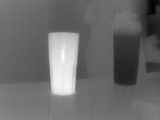
#> input picture example.jpg, 160 x 120 px
$ python example.py
#> lines starting #> are read from the running program, lines starting #| are printed output that depends on the picture
#> in main, img is the input picture: shape (120, 160); min 0, max 255, mean 106.1
### phasefeatures.py
import numpy as np
import cv2

# References:
#
#     Peter Kovesi, "Image Features From Phase Congruency". Videre: A
#     Journal of Computer Vision Research. MIT Press. Volume 1, Number 3,
#     Summer 1999 http://mitpress.mit.edu/e-journals/Videre/001/v13.html
#
#     Peter Kovesi, "Phase Congruency Detects Corners and
#     Edges". Proceedings DICTA 2003, Sydney Dec 10-12

# Copyright (c) 1996-2017 Peter Kovesi
# Centre for Exploration Targeting
# The University of Western Australia
# peter.kovesi at uwa edu au
#
# Permission is hereby granted, free of charge, to any person obtaining a copy
# of this software and associated documentation files (the "Software"), to deal
# in the Software without restriction, subject to the following conditions:
#
# The above copyright notice and this permission notice shall be included in
# all copies or substantial portions of the Software.
#
# The Software is provided "as is", without warranty of any kind.


# based on phasecong3.m by Peter Kovesi
def phasecong3(input_img, nscales=3, norient=6, minWaveLength=3, mult=2.1, sigmaOnF=0.55, k=2.0, cutOff=0.5, g=10, noiseMethod=-1):

    # nscales          4    - Number of wavelet scales, try values 3-6.
    #                         should be odd (choose 3 to match wavelet features used for correlation experiments)
    # norient          6    - Number of filter orientations.
    # minWaveLength    3    - Wavelength of smallest scale filter.
    # mult             2.1  - Scaling factor between successive filters.
    # sigmaOnF         0.55 - Ratio of the standard deviation of the Gaussian
    #                         describing the log Gabor filter's transfer function
    #                         in the frequency domain to the filter center frequency.
    # k                2.0  - No of standard deviations of the noise energy beyond
    #                         the mean at which we set the noise threshold point.
    #                         You may want to vary this up to a value of 10 or
    #                         20 for noisy images
    # cutOff           0.5  - The fractional measure of frequency spread
    #                         below which phase congruency values get penalized.
    # g                10   - Controls the sharpness of the transition in
    #                         the sigmoid function used to weight phase
    #                         congruency for frequency spread.
    # noiseMethod      -1   - Parameter specifies method used to determine
    #                         noise statistics.
    #                           -1 use median of smallest scale filter responses
    #                           -2 use mode of smallest scale filter responses
    #                           0+ use noiseMethod value as the fixed noise threshold
    #                              to save recomputing it.

#> called with nscales = 3, norient = 6, minWaveLength = 3, mult = 2.1, sigmaOnF = 0.55, k = 2, cutOff = 0.5, g = 10
    epsilon = .0001 # Used to prevent division by zero.

    # [15 lines of commented-out code are left out]

    f_cv = cv2.dft(np.float32(input_img),flags=cv2.DFT_COMPLEX_OUTPUT)

    #------------------------------
    # Initialise variables
    nrows, ncols = input_img.shape
#> nrows = 120; ncols = 160
    zero = np.zeros((nrows,ncols))
    EO = np.zeros((nrows,ncols,nscales,norient),dtype=complex)
    PC = np.zeros((nrows,ncols,norient))
    covx2 = np.zeros((nrows,ncols))
    covy2 = np.zeros((nrows,ncols))
    covxy = np.zeros((nrows,ncols))
    EnergyV = np.zeros((nrows,ncols,3))
    pcSum = np.zeros((nrows,ncols))

    # Matrix of radii
    cy = int(np.floor(nrows/2))
#> cy = 60
    cx = int(np.floor(ncols/2))
#> cx = 80
    y, x = np.mgrid[0:nrows, 0:ncols]
    y = (y-cy)/nrows
    x = (x-cx)/ncols

    radius = np.sqrt(x**2 + y**2)
    radius[cy, cx] = 1 # set center of radius to 1

    # Matrix values contain polar angle.
    # (note -ve y is used to give +ve anti-clockwise angles)
    theta = np.arctan2(-y, x)
    sintheta = np.sin(theta)
    costheta = np.cos(theta)

    # Initialise set of annular bandpass filters
    annular_bandpass_filters = np.empty((nrows,ncols,nscales))

    # [15 lines of commented-out code are left out]
    """ From http://www.peterkovesi.com/matlabfns/PhaseCongruency/Docs/convexpl.html
        The filter bandwidth is set by specifying the ratio of the standard deviation
        of the Gaussian describing the log Gabor filter's transfer function in the
        log-frequency domain to the filter center frequency. This is set by the parameter
        sigmaOnF . The smaller sigmaOnF is the larger the bandwidth of the filter.
        I have not worked out an expression relating sigmaOnF to bandwidth, but
        empirically a sigmaOnF value of 0.75 will result in a filter with a bandwidth
        of approximately 1 octave and a value of 0.55 will result in a bandwidth of
        roughly 2 octaves.
    """
    # sigmaOnF = 0.74  # approximately 1 octave
    # sigmaOnF = 0.55  # approximately 2 octaves
    """ From Wilson, Loffler and Wilkinson (2002 Vision Research):
        The bandpass filtering alluded to above was used because of ubiquitous evidence
        that face discrimination is optimal within a 2.0 octave (at half amplitude)
        bandwidth centered upon 8–13 cycles per face width (Costen et al., 1996;
        Fiorentini et al., 1983; Gold et al., 1999; Hayes et al., 1986; Näsänen, 1999).
        We therefore chose a radially symmetric filter with a peak frequency of 10.0
        cycles per mean face width and a 2.0 octave bandwidth described by a difference
        of Gaussians (DOG)
    """
    # Lowpass filter to remove high frequency 'garbage'
    filterorder = 15  # filter 'sharpness'
    cutoff = .45
    normradius = radius / (abs(x).max()*2)
    # Note: lowpassbutterworth is currently DC centered.
    lowpassbutterworth = 1.0 / (1.0 + (normradius / cutoff)**(2*filterorder))

    for s in np.arange(nscales):
        wavelength = minWaveLength*mult**s
        fo = 1.0/wavelength                     # Centre frequency of filter.
        logGabor = np.exp((-(np.log(radius/fo))**2) / (2 * np.log(sigmaOnF)**2))
        annular_bandpass_filters[:,:,s] = logGabor*lowpassbutterworth  # Apply low-pass filter
        annular_bandpass_filters[cy,cx,s] = 0   # Set the value at the 0 frequency point of the filter
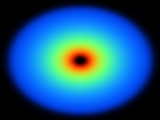
#> annular_bandpass_filters: shape (120, 160, 3) float64; mean of channels 0, 1, 2 0.523, 0.343, 0.106; drawn as B, G, R
                                                # back to zero (undo the radius fudge).

    # main loop
    # filterOrient = np.arange(start=0, stop=np.pi - np.pi / norient, step = np.pi / norient)
    for o in np.arange(norient):
        # Construct the angular filter spread function
        # angl = filterOrient[o]
        angl = o*np.pi/norient # Filter angle, simpler way of calculating

        # For each point in the filter matrix calculate the angular distance from
        # the specified filter orientation. To overcome the angular wrap-around
        # problem sine difference and cosine difference values are first computed
        # and then the atan2 function is used to determine angular distance.
        ds = sintheta * np.cos(angl) - costheta * np.sin(angl)      # Difference in sine.
        dc = costheta * np.cos(angl) + sintheta * np.sin(angl)      # Difference in cosine.
        dtheta = np.abs(np.arctan2(ds,dc))                              # Absolute angular distance.

        # Scale theta so that cosine spread function has the right wavelength
        # and clamp to pi
        np.minimum(dtheta*norient/2, np.pi, out=dtheta)

        # The spread function is cos(dtheta) between -pi and pi.  We add 1,
        # and then divide by 2 so that the value ranges 0-1
        spread = (np.cos(dtheta)+1)/2

        sumE_ThisOrient   = np.zeros((nrows,ncols))  # Initialize accumulator matrices.
        sumO_ThisOrient   = np.zeros((nrows,ncols))
        sumAn_ThisOrient  = np.zeros((nrows,ncols))
        energy            = np.zeros((nrows,ncols))

        maxAn = []
        for s in np.arange(nscales):
            filter = annular_bandpass_filters[:,:,s] * spread # Multiply radial and angular
                                                              # components to get the filter.

            criticalfiltershift = np.fft.ifftshift(filter)
            criticalfiltershift_cv = np.empty((nrows, ncols, 2))
            for ip in range(2):
                criticalfiltershift_cv[:,:,ip] = criticalfiltershift

            # Convolve image with even and odd filters returning the result in EO
            MatrixEO = cv2.idft(criticalfiltershift_cv * f_cv)
            EO[:,:,s,o] = MatrixEO[:,:,1] + 1j*MatrixEO[:,:,0]

            An = cv2.magnitude(MatrixEO[:,:,0], MatrixEO[:,:,1]) # Amplitude of even & odd filter response.

            sumAn_ThisOrient = sumAn_ThisOrient + An            # Sum of amplitude responses.
            sumE_ThisOrient = sumE_ThisOrient + MatrixEO[:,:,1] # Sum of even filter convolution results.
            sumO_ThisOrient = sumO_ThisOrient + MatrixEO[:,:,0] # Sum of odd filter convolution results.

            # At the smallest scale estimate noise characteristics from the
            # distribution of the filter amplitude responses stored in sumAn.
            # tau is the Rayleigh parameter that is used to describe the
            # distribution.
            if s == 0:
                # if noiseMethod == -1:     # Use median to estimate noise statistics
                tau = np.median(sumAn_ThisOrient) / np.sqrt(np.log(4))
                # elif noiseMethod == -2: # Use mode to estimate noise statistics
                #    tau = rayleigh_mode(sumAn_ThisOrient)
                maxAn = An
            else:
                # Record maximum amplitude of components across scales.  This is needed
                # to determine the frequency spread weighting.
                np.maximum(maxAn,An,out=maxAn)
        # complete scale loop

        # next section within mother (orientation) loop
        # Accumulate total 3D energy vector data, this will be used to
        # determine overall feature orientation and feature phase/type
        EnergyV[:,:,0] = EnergyV[:,:,0] + sumE_ThisOrient
        EnergyV[:,:,1] = EnergyV[:,:,1] + np.cos(angl)*sumO_ThisOrient
        EnergyV[:,:,2] = EnergyV[:,:,2] + np.sin(angl)*sumO_ThisOrient

        # Get weighted mean filter response vector, this gives the weighted mean
        # phase angle.
        XEnergy = np.sqrt(sumE_ThisOrient**2 + sumO_ThisOrient**2) + epsilon
        MeanE = sumE_ThisOrient / XEnergy
        MeanO = sumO_ThisOrient / XEnergy

        # Now calculate An(cos(phase_deviation) - | sin(phase_deviation)) | by
        # using dot and cross products between the weighted mean filter response
        # vector and the individual filter response vectors at each scale.  This
        # quantity is phase congruency multiplied by An, which we call energy.

        for s in np.arange(nscales):
            # Extract even and odd convolution results.
            E = EO[:,:,s,o].real
            O = EO[:,:,s,o].imag

            energy= energy+ E*MeanE + O*MeanO - np.abs(E*MeanO - O*MeanE)

        ## Automatically determine noise threshold
        #
        # Assuming the noise is Gaussian the response of the filters to noise will
        # form Rayleigh distribution.  We use the filter responses at the smallest
        # scale as a guide to the underlying noise level because the smallest scale
        # filters spend most of their time responding to noise, and only
        # occasionally responding to features. Either the median, or the mode, of
        # the distribution of filter responses can be used as a robust statistic to
        # estimate the distribution mean and standard deviation as these are related
        # to the median or mode by fixed constants.  The response of the larger
        # scale filters to noise can then be estimated from the smallest scale
        # filter response according to their relative bandwidths.
        #
        # This code assumes that the expected reponse to noise on the phase congruency
        # calculation is simply the sum of the expected noise responses of each of
        # the filters.  This is a simplistic overestimate, however these two
        # quantities should be related by some constant that will depend on the
        # filter bank being used.  Appropriate tuning of the parameter 'k' will
        # allow you to produce the desired output.

        noise_threshold = noiseMethod   # use supplied noiseMethod value as the threshold
        if noiseMethod < 0:
            # Estimate the effect of noise on the sum of the filter responses as
            # the sum of estimated individual responses (this is a simplistic
            # overestimate). As the estimated noise response at succesive scales
            # is scaled inversely proportional to bandwidth we have a simple
            # geometric sum.
            totalTau = tau * (1 - (1/mult)**nscales)/(1-(1/mult))

            # Calculate mean and std dev from tau using fixed relationship
            # between these parameters and tau. See
            # http://mathworld.wolfram.com/RayleighDistribution.html
            EstNoiseEnergyMean = totalTau*np.sqrt(np.pi/2)        # Expected mean and std
            EstNoiseEnergySigma = totalTau*np.sqrt((4-np.pi)/2)   # values of noise energy
            noise_threshold =  EstNoiseEnergyMean + k*EstNoiseEnergySigma # Noise threshold

        # Apply noise threshold,  this is effectively wavelet denoising via
        # soft thresholding.
        np.maximum(energy - noise_threshold, 0, out=energy)

        # Form weighting that penalizes frequency distributions that are
        # particularly narrow.  Calculate fractional 'width' of the frequencies
        # present by taking the sum of the filter response amplitudes and dividing
        # by the maximum amplitude at each point on the image.   If
        # there is only one non-zero component width takes on a value of 0, if
        # all components are equal width is 1.
        width = (sumAn_ThisOrient/(maxAn + epsilon) - 1) / (nscales-1)

        # Now calculate the sigmoidal weighting function for this orientation.
        weight = 1.0 / (1 + np.exp( (cutOff - width)*g))

        # Apply weighting to energy and then calculate phase congruency
        PC[:,:,o] = weight*energy/sumAn_ThisOrient   # Phase congruency for this orientatio

        pcSum = pcSum + PC[:,:,o]

        # Build up covariance data for every point
        covx = PC[:,:,o]*np.cos(angl)
        covy = PC[:,:,o]*np.sin(angl)
        covx2 = covx2 + covx**2
        covy2 = covy2 + covy**2
        covxy = covxy + covx*covy
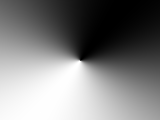
#> ds: shape (120, 160) float64; min -1, max 1, mean -0.00363; drawn with min black and max white
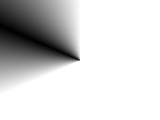
#> dtheta: shape (120, 160) float64; min 0.000531, max 3.14, mean 2.6; drawn with min black and max white
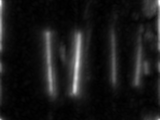
#> sumAn_ThisOrient: shape (120, 160) float64; min 2532.6, max 760545.2, mean 75374.1; drawn with min black and max white
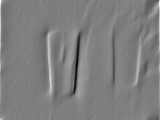
#> sumE_ThisOrient: shape (120, 160) float64; min -658850.4, max 665823.1, mean 0; drawn with min black and max white
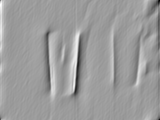
#> sumO_ThisOrient: shape (120, 160) float64; min -629687.5, max 397409.6, mean 0; drawn with min black and max white
        # above everyting within orientaiton loop
    # ------------------------------------------------------------------------
    # current work
    # Edge and Corner calculations
    # The following is optimised code to calculate principal vector
    # of the phase congruency covariance data and to calculate
    # the minimumum and maximum moments - these correspond to
    # the singular values.

    # First normalise covariance values by the number of orientations/2
    covx2 = covx2/(norient/2)
    covy2 = covy2/(norient/2)
    covxy = 4*covxy/norient   # This gives us 2*covxy/(norient/2)
    denom = np.sqrt(covxy**2 + (covx2-covy2)**2)+epsilon
    edges_M = (covy2+covx2 + denom)/2          # Maximum moment
    corners_m = (covy2+covx2 - denom)/2          # ... and minimum moment
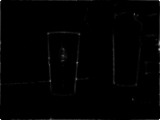
#> corners_m: shape (120, 160) float64; min -5e-05, max 0.476, mean 0.00344; drawn with min black and max white

    # Orientation and feature phase/type computation
    # ORM = np.arctan2(EnergyV[:,:,2], EnergyV[:,:,1])
    # ORM[ORM<0] = ORM[ORM<0]+np.pi       # Wrap angles -pi..0 to 0..pi
    # ORM = np.round(ORM*180/np.pi)        # Orientation in degrees between 0 and 180

    # OddV = np.sqrt(EnergyV[:,:,1]**2 + EnergyV[:,:,2]**2)
    # featType = np.arctan2(EnergyV[:,:,0], OddV)  # Feature phase  pi/2 <-> white line,
                                            # 0 <-> step, -pi/2 <-> black line
    # ------------------------------------------------------------------------

    #return edges_M, corners_m, ORM, EO, noise_threshold, annular_bandpass_filters, lowpassbutterworth
    return edges_M, corners_m #, noise_threshold

## -------------------------------------------------------------------------
# RAYLEIGHMODE
#
# Computes mode of a vector/matrix of data that is assumed to come from a
# Rayleigh distribution.
#
# Usage:  rmode = rayleighmode(data, nbins)
#
# Arguments:  data  - data assumed to come from a Rayleigh distribution
#             nbins - Optional number of bins to use when forming histogram
#                     of the data to determine the mode.
#
# Mode is computed by forming a histogram of the data over 50 bins and then
# finding the maximum value in the histogram.  Mean and standard deviation
# can then be calculated from the mode as they are related by fixed
# constants.
#
# mean = mode * sqrt(pi/2)
# std dev = mode * sqrt((4-pi)/2)
#
# See
# http://mathworld.wolfram.com/RayleighDistribution.html
# http://en.wikipedia.org/wiki/Rayleigh_distribution
#

# def rayleigh_mode(data, nbins=50):
#     max_data = np.max(data)
#     # edges = 0:max_data / nbins:max_data # python equivalent is
#     # python equivalent:
#     a = np.array(range(0, max_data))
#     b = np.array(range(nbins, max_data))
#     edges = np.linalg.lstsq(b.T, a.T)[0]
#     edges = np.dot(a, np.linalg.pinv(b))
#     n = np.digitize(data, edges)
#     ind  = np.argmax(n) # Find maximum and index of maximum in histogram
#     # hist_max = n[ind]
#     rmode = (edges[ind]+edges[ind+1])/2
#     return rmode

### example.py
import phasefeatures
import cv2

def main(path='example.jpg'):
    img = cv2.imread(path, 0)
    edges, corners = phasefeatures.phasecong3(img)
    cv2.imshow('edges', edges)
    cv2.imshow('corners', corners)
    cv2.waitKey(0)
    cv2.destroyAllWindows()

if __name__=="__main__":
    main()
